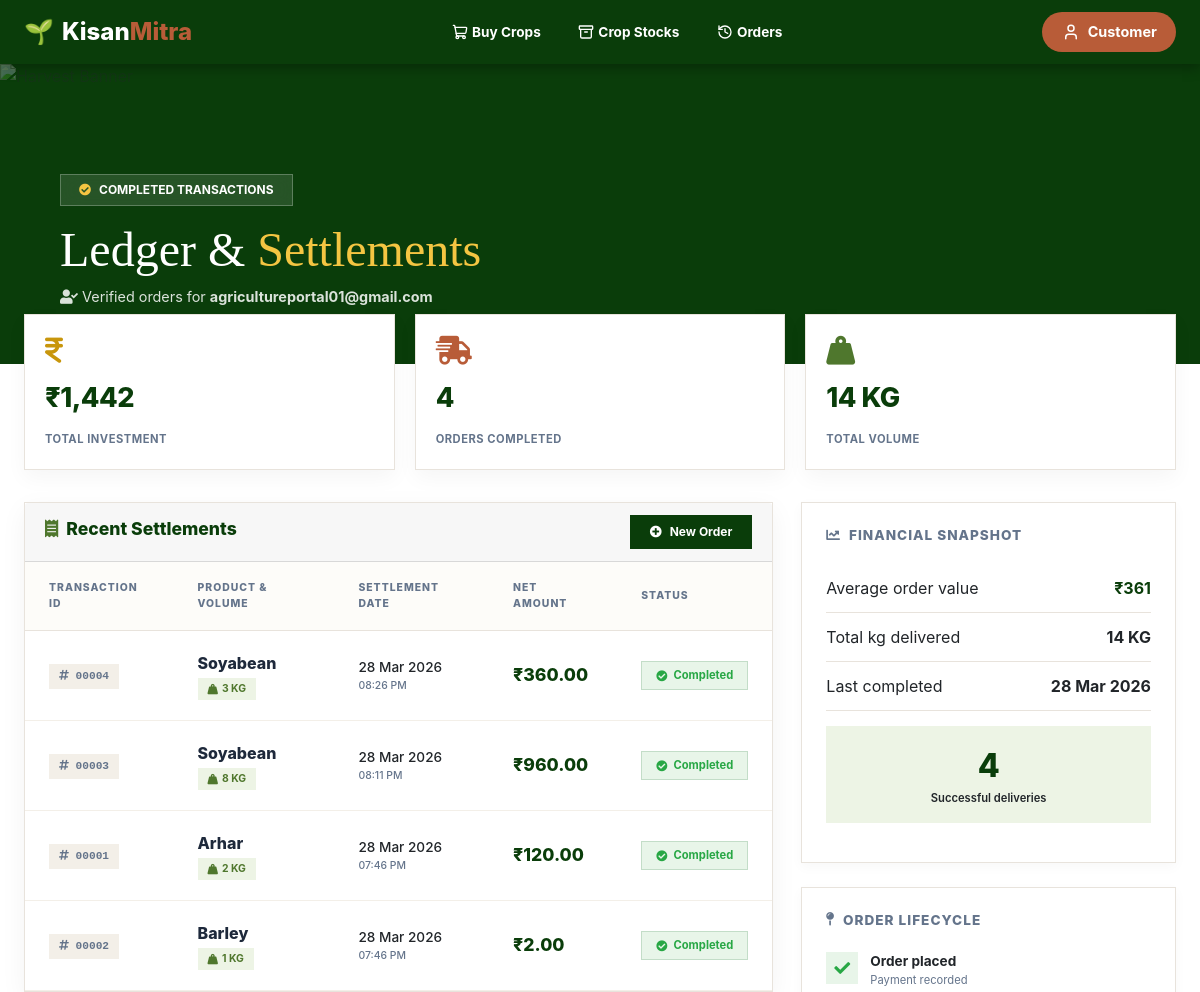
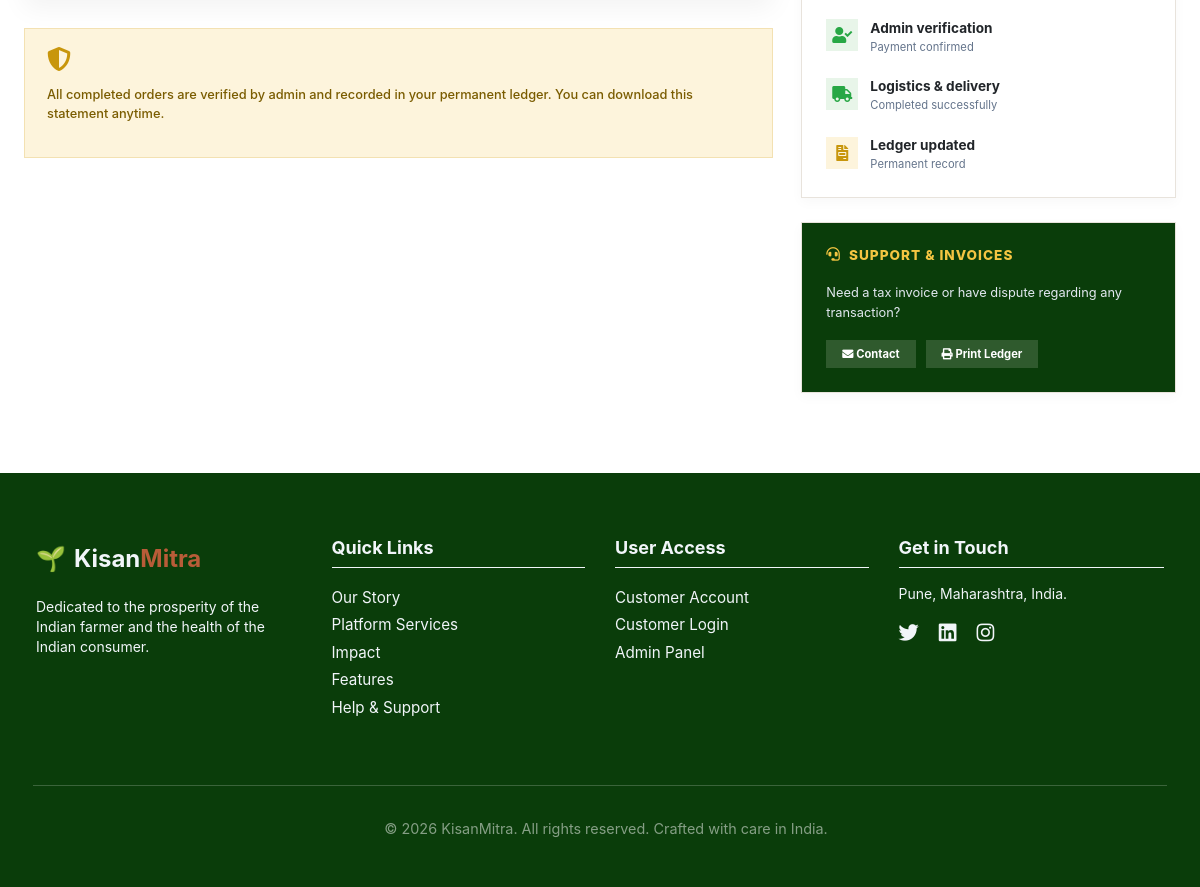
/customer/ctransactions.php (signed in), run on the app's committed database (2 pictures, top to bottom).
### tables this page shows
CREATE TABLE `orders` (
  `id` int(11) NOT NULL,
  `customer_user` varchar(100) DEFAULT NULL,
  `crop_name` varchar(100) DEFAULT NULL,
  `quantity` int(11) DEFAULT NULL,
  `total_price` decimal(10,2) DEFAULT NULL,
  `order_date` timestamp NOT NULL DEFAULT current_timestamp(),
  `status` int(11) DEFAULT 0,
  `order_group_id` varchar(50) DEFAULT NULL,
  `first_name` varchar(50) DEFAULT NULL,
  `last_name` varchar(50) DEFAULT NULL,
  `email` varchar(100) DEFAULT NULL,
  `phone` varchar(10) DEFAULT NULL,
  `alt_phone` varchar(10) DEFAULT NULL,
  `address` text DEFAULT NULL,
  `landmark` varchar(150) DEFAULT NULL,
  `city` varchar(50) DEFAULT NULL,
  `district` varchar(50) DEFAULT NULL,
  `state` varchar(50) DEFAULT NULL,
  `pincode` varchar(6) DEFAULT NULL,
  `payment_method` varchar(50) DEFAULT NULL,
  `transaction_id` varchar(100) DEFAULT NULL,
  `payment_status` varchar(50) DEFAULT NULL,
  `stock_updated` int(11) DEFAULT 0
);

### customer/ctransactions.php (the view, shortened to what this page needs)
<?php
include('../sql.php');
$user = $_SESSION['customer_login_user'];
$query = "SELECT * FROM orders WHERE customer_user = '$user' AND status = 1 ORDER BY order_date DESC";
$result = mysqli_query($conn, $query);
$total_query = "SELECT SUM(total_price) as total_spent, COUNT(*) as order_count, SUM(quantity) as total_kg FROM orders WHERE customer_user = '$user' AND status = 1";
$total_result = mysqli_query($conn, $total_query);
$total_data = mysqli_fetch_assoc($total_result);
$grand_total = $total_data['total_spent'] ?? 0;
$order_count = $total_data['order_count'] ?? 0;
$total_kg = $total_data['total_kg'] ?? 0;
$latest_query = "SELECT MAX(order_date) as last_date FROM orders WHERE customer_user = '$user' AND status = 1";
$latest_result = mysqli_query($conn, $latest_query);
$latest_data = mysqli_fetch_assoc($latest_result);
$last_order_date = $latest_data['last_date'] ?? null;
?>
<!DOCTYPE html>
<html lang="en">
<head>
    <link rel="stylesheet" href="https://cdnjs.cloudflare.com/ajax/libs/font-awesome/6.5.0/css/all.min.css">
</head>
<body>
<?php include('cnav.php'); ?>
<section class="hero-banner">
    <img src="https://images.unsplash.com/photo-1464226184884-fa280b87c399?auto=format&fit=crop&w=1600&q=80" alt="Harvest Banner">
    <div class="hero-overlay"></div>
    <div class="hero-content">
        <div class="hero-badge">
            <i class="fas fa-check-circle"></i> Completed Transactions
        </div>
        <h1 style="color: #fff; font-family: 'Playfair Display', serif; font-size: clamp(2rem, 5vw, 3rem);">
            Ledger & <span style="color: #F4C542;">Settlements</span>
        </h1>
        <p style="color: rgba(255,255,255,0.85); font-size: 0.9rem;">
            <i class="fas fa-user-check"></i> Verified orders for <strong><?php echo htmlspecialchars($user); ?></strong>
        </p>
    </div>
</section>
<div class="main-container">
    <div class="summary-row">
        <div class="stat-card">
            <i class="fas fa-indian-rupee-sign stat-icon-gold"></i>
            <span class="stat-val">₹<?php echo number_format($grand_total, 0); ?></span>
            <span class="stat-lbl">Total Investment</span>
        </div>
        <div class="stat-card">
            <i class="fas fa-truck-fast stat-icon-terra"></i>
            <span class="stat-val"><?php echo $order_count; ?></span>
            <span class="stat-lbl">Orders Completed</span>
        </div>
        <div class="stat-card">
            <i class="fas fa-weight-hanging"></i>
            <span class="stat-val"><?php echo number_format($total_kg); ?> KG</span>
            <span class="stat-lbl">Total Volume</span>
        </div>
    </div>
    <div class="dashboard-grid">
        <div class="main-content-area">
            <div class="content-card">
                <div class="card-header">
                    <h3><i class="fas fa-receipt" style="color: var(--green-mid);"></i> Recent Settlements</h3>
                    <a href="cbuy_crops.php" class="btn-outline"><i class="fas fa-plus-circle"></i> New Order</a>
                </div>
                <div class="desktop-tbl">
                    <table class="data-table">
                        <thead>
                            <tr>
                                <th>Transaction ID</th>
                                <th>Product & Volume</th>
                                <th>Settlement Date</th>
                                <th>Net Amount</th>
                                <th>Status</th>
                            </tr>
                        </thead>
                        <tbody>
                            <?php if (mysqli_num_rows($result) > 0):
                                while ($row = mysqli_fetch_assoc($result)): ?>
                                <tr>
                                    <td><span class="order-id-mono"><i class="fas fa-hashtag"></i> <?php echo str_pad($row['id'], 5, '0', STR_PAD_LEFT); ?></span></td>
                                    <td>
                                        <div class="crop-name-lg"><?php echo ucfirst($row['crop_name']); ?></div>
                                        <div><span class="qty-badge"><i class="fas fa-weight-hanging"></i> <?php echo $row['quantity']; ?> KG</span></div>
                                    </td>
                                    <td style="font-weight: 500; font-size:0.85rem;">
                                        <?php echo date('d M Y', strtotime($row['order_date'])); ?>
                                        <div style="font-size:0.65rem; color:var(--muted);"><?php echo date('h:i A', strtotime($row['order_date'])); ?></div>
                                    </td>
                                    <td><span class="price-amount">₹<?php echo number_format($row['total_price'], 2); ?></span></td>
                                    <td><span class="status-pill"><i class="fas fa-check-circle"></i> Completed</span></td>
                                </tr>
                            <?php endwhile; endif; ?>
                        </tbody>
                    </table>
                </div>
            </div>
            <div class="insight-banner">
                <i class="fas fa-shield-alt" style="color: var(--gold); font-size: 1.5rem;"></i>
                <p style="font-size: 0.8rem; color: #7A5C00; font-weight: 500;">All completed orders are verified by admin and recorded in your permanent ledger. You can download this statement anytime.</p>
            </div>
        </div>
        <div class="sidebar-section">
            <div class="info-card">
                <h4><i class="fas fa-chart-line"></i> Financial Snapshot</h4>
                <div class="insight-row">
                    <span>Average order value</span>
                    <strong style="color: var(--green-dark);">₹<?php echo ($order_count > 0) ? number_format($grand_total / $order_count, 0) : 0; ?></strong>
                </div>
                <div class="insight-row">
                    <span>Total kg delivered</span>
                    <strong><?php echo number_format($total_kg); ?> KG</strong>
                </div>
                <div class="insight-row">
                    <span>Last completed</span>
                    <strong><?php echo $last_order_date ? date('d M Y', strtotime($last_order_date)) : '—'; ?></strong>
                </div>
                <div class="stat-highlight">
                    <div class="number"><?php echo $order_count; ?></div>
                    <div style="font-size:0.7rem; font-weight:600;">Successful deliveries</div>
                </div>
            </div>
            <div class="info-card">
                <h4><i class="fas fa-map-pin"></i> Order Lifecycle</h4>
                <div style="display: flex; flex-direction: column; gap: 18px;">
                    <div class="lifecycle-item">
                        <div class="lifecycle-icon"><i class="fas fa-check"></i></div>
                        <div><strong style="font-size:0.85rem;">Order placed</strong><div style="font-size:0.7rem; color:var(--muted);">Payment recorded</div></div>
                    </div>
                    <div class="lifecycle-item">
                        <div class="lifecycle-icon"><i class="fas fa-user-check"></i></div>
                        <div><strong style="font-size:0.85rem;">Admin verification</strong><div style="font-size:0.7rem; color:var(--muted);">Payment confirmed</div></div>
                    </div>
                    <div class="lifecycle-item">
                        <div class="lifecycle-icon"><i class="fas fa-truck"></i></div>
                        <div><strong style="font-size:0.85rem;">Logistics & delivery</strong><div style="font-size:0.7rem; color:var(--muted);">Completed successfully</div></div>
                    </div>
                    <div class="lifecycle-item">
                        <div class="lifecycle-icon lifecycle-icon-gold"><i class="fas fa-file-invoice"></i></div>
                        <div><strong style="font-size:0.85rem;">Ledger updated</strong><div style="font-size:0.7rem; color:var(--muted);">Permanent record</div></div>
                    </div>
                </div>
            </div>
            <div class="info-card help-card-dark" style="background: var(--green-dark);">
                <h4 style="color: #F4C542;"><i class="fas fa-headset"></i> Support & Invoices</h4>
                <p style="font-size: 0.8rem; margin-bottom: 18px; color: #e2e8f0;">Need a tax invoice or have dispute regarding any transaction?</p>
                <div style="display: flex; gap: 10px; flex-wrap: wrap;">
                    <a href="cprofile.php" style="background: rgba(255,255,240,0.15); color: white; padding: 6px 16px; border-radius: 0px; font-size:0.7rem; font-weight: 700; text-decoration: none;"><i class="fas fa-envelope"></i> Contact</a>
                    <a href="#" onclick="window.print();return false;" style="background: rgba(255,255,240,0.15); color: white; padding: 6px 16px; border-radius: 0px; font-size:0.7rem; font-weight: 700; text-decoration: none;"><i class="fas fa-print"></i> Print Ledger</a>
                </div>
            </div>
        </div>
    </div>
</div>
<?php include('footer.php'); ?>
</body>
</html>

### customer/cnav.php (style rules this page uses)
:root { --color-primary-dark: #0A3D0A; --color-accent-terracotta: #B85C38; }
html, body { margin: 0; padding: 0; background-color: var(--color-primary-dark); font-family: ui-sans-serif, system-ui, -apple-system, BlinkMacSystemFont, "Segoe UI", Roboto, "Helvetica Neue", Arial, sans-serif; }
a, a:visited, a:active, a:focus, button { text-decoration: none !important; outline: none !important; -webkit-tap-highlight-color: transparent !important; }

### customer/footer.php (style rules this page uses)
:root { --color-primary-dark: #0A3D0A; --color-accent-terracotta: #B85C38; --color-secondary-green: #4e9f3d; --color-text-white: #f1f5f9; }

### data on the page
orders: id "00004", crop_name "Soyabean", quantity "3", order_date "28 Mar 2026", order_date "08:26 PM", total_price "360.00"
orders: id "00003", crop_name "Soyabean", quantity "8", order_date "28 Mar 2026", order_date "08:11 PM", total_price "960.00"
orders: id "00001", crop_name "Arhar", quantity "2", order_date "28 Mar 2026", order_date "07:46 PM", total_price "120.00"
orders: id "00002", crop_name "Barley", quantity "1", order_date "28 Mar 2026", order_date "07:46 PM", total_price "2.00"

### other printed values
$para2 "Customer"
$user "agricultureportal01@gmail.com"
$grand_total "1,442"
$order_count "4"
$total_kg "14"
$grand_total / $order_count "361"
date('d M Y', strtotime($last_order_date)) "28 Mar 2026"
